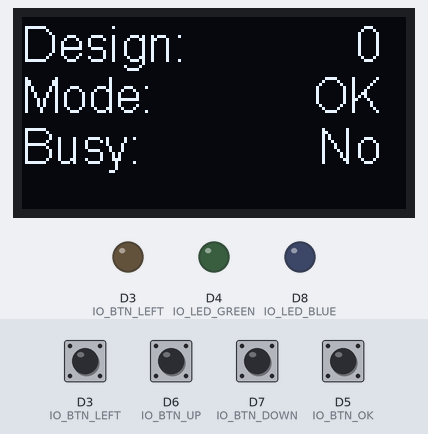
Bench run of a program on a simulated ESP8266 (NodeMCU). Parts: 128×64 one-colour display, output pins drawn as LEDs (lit = HIGH). Dashed ring = blinking. The inputs (shaded band) are chosen by the test bench; at power-on: D3 (IO_BTN_LEFT), D5 (IO_BTN_OK), D6 (IO_BTN_UP), D7 (IO_BTN_DOWN) HIGH. Random numbers use the default seed unless the program sets one; what the program prints to the serial monitor is not drawn.

Above: at 1.2 s.
1.3 s: D6 (IO_BTN_UP) pulled LOW for 0.15 s
At 1.8 s:
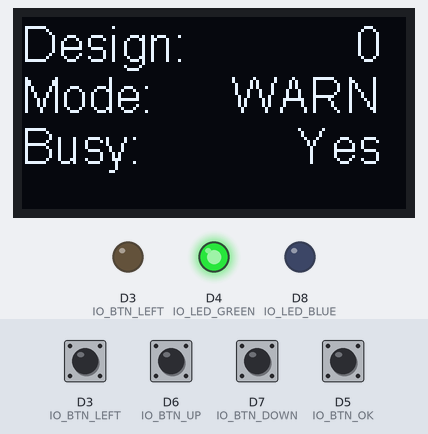
2.0 s: D6 (IO_BTN_UP) pulled LOW for 1 s
At 2.8 s:
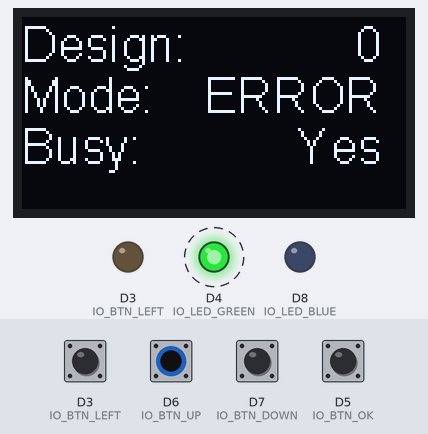
3.6 s: D7 (IO_BTN_DOWN) pulled LOW for 0.15 s
At 4.17 s:
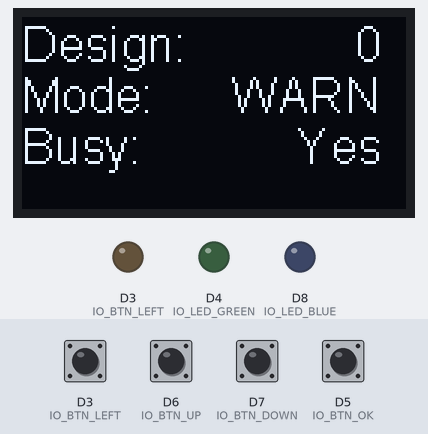
4.3 s: D3 (IO_BTN_LEFT) pulled LOW for 0.15 s
At 6.6 s:
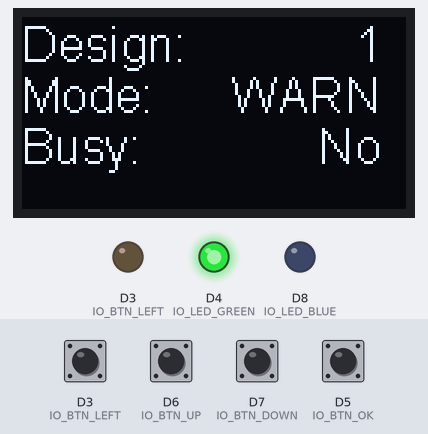
7.4 s: D3 (IO_BTN_LEFT) pulled LOW for 1 s
At 8.1 s:
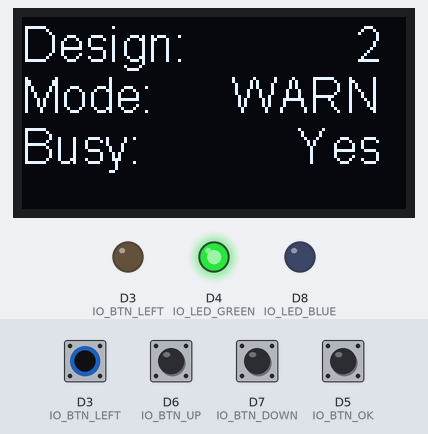
9.0 s: D3 (IO_BTN_LEFT) pulled LOW for 0.15 s
At 9.6 s:
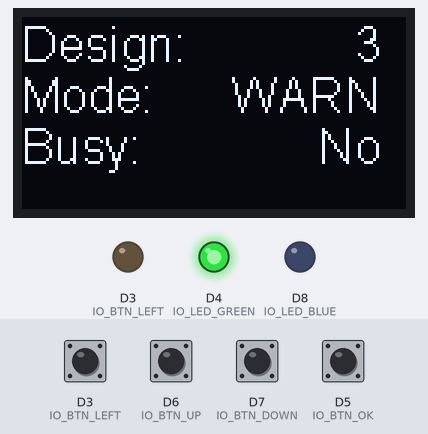
Timing chart, 0 to 10.7 s (numbered marks = the images above; inputs shaded):
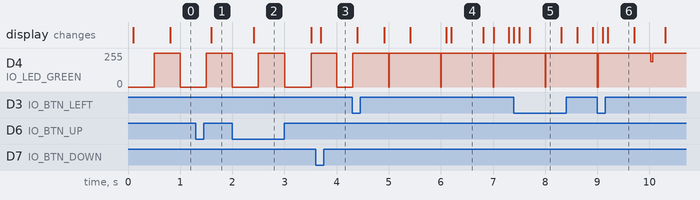

Measured:
- after the input at 1.3 s, the display: changes after 0.30 s (image 1)
- what the display in image 4 shows lasts 0.6 s, from 6.2 s to 6.8 s
- what the display in image 6 shows lasts 0.5 s, from 9.2 s to 9.7 s

The program:

main.cpp
```cpp
#include <Bounce2.h>
#include "SSD1306Brzo.h"

#define IO_BTN_LEFT   D3
#define IO_BTN_OK     D5
#define IO_BTN_UP     D6
#define IO_BTN_DOWN   D7
//RGB diode
#define IO_LED_RED    D3
#define IO_LED_GREEN  D4
#define IO_LED_BLUE   D8

#define IO_BUZZER     D10

#define LED_OFF       1
#define LED_ON        0

Bounce btn_left;
Bounce btn_ok;
Bounce btn_up;
Bounce btn_down;

SSD1306Brzo display(0x3C, D1, D2);

void Design0(unsigned int tick, unsigned int mode, bool busy);
void Design1(unsigned int tick, unsigned int mode, bool busy);
void Design2(unsigned int tick, unsigned int mode, bool busy);
void Design3(unsigned int tick, unsigned int mode, bool busy);

typedef void (*DesignCallback)(unsigned int tick, unsigned int mode, bool busy);
DesignCallback callbacks[] = {Design0, Design1, Design2, Design3};

enum mode {
    MODE_OK,
    MODE_WARN,
    MODE_ERROR,
    MODE_BUSY
};

unsigned int design = 0;
unsigned int mode = 0;


void setRGB(char r, char g, char b) {
    analogWrite(IO_LED_RED, r);
    analogWrite(IO_LED_GREEN, g);
    analogWrite(IO_LED_BLUE, b);
}

void updateDisplay(unsigned int design, unsigned int mode, bool busy)
{
    display.clear();
    display.setFont(ArialMT_Plain_16);

    display.setTextAlignment(TEXT_ALIGN_LEFT);
    display.drawString(0 , 0, "Design:");
    display.setTextAlignment(TEXT_ALIGN_RIGHT);
    display.drawString(120, 0, String(design));

    display.setTextAlignment(TEXT_ALIGN_LEFT);
    display.drawString(0, 17, "Mode:");
    display.setTextAlignment(TEXT_ALIGN_RIGHT);

    if(mode == MODE_OK)
        display.drawString(120, 17, String("OK"));
    if(mode == MODE_WARN)
        display.drawString(120, 17, String("WARN"));
    if(mode == MODE_ERROR)
        display.drawString(120, 17, String("ERROR"));
    if(mode == MODE_BUSY)
        display.drawString(120, 17, String("BUSY"));

    display.setTextAlignment(TEXT_ALIGN_LEFT);
    display.drawString(0 , 34, "Busy:");
    display.setTextAlignment(TEXT_ALIGN_RIGHT);
    if(busy)
        display.drawString(120, 34, String("Yes"));
    else
        display.drawString(120, 34, String("No"));

    display.display();
}
void setup() {
    Serial.begin(115200);
    Serial.println("BIS demo");
    pinMode(BUILTIN_LED, OUTPUT);

    pinMode(IO_LED_RED, OUTPUT);
    pinMode(IO_LED_GREEN, OUTPUT);
    pinMode(IO_LED_BLUE, OUTPUT);

    //Configure buttons
    btn_left.attach(IO_BTN_LEFT, INPUT_PULLUP);
    btn_up.attach(IO_BTN_UP, INPUT_PULLUP);
    btn_down.attach(IO_BTN_DOWN, INPUT_PULLUP);
    btn_ok.attach(IO_BTN_OK, INPUT_PULLUP);

    display.init();

    display.flipScreenVertically();
}

void loop() {
    btn_left.update();
    btn_up.update();
    btn_down.update();
    btn_ok.update();

    if(btn_ok.fell()) {
        //Pressed OK
        Serial.println("Button OK");
    }

    if(btn_left.fell()) {
        //Design switch
        Serial.println("Button left");
        design++;
        if(design >= sizeof(callbacks)/sizeof(callbacks[0])) {
            design=0;
        }
    }

    if(btn_up.fell()) {
        Serial.println("Button up");
        mode++;
        if(mode >= 4)
            mode = 0;
    }

    if(btn_down.fell()) {
        Serial.println("Button down");
        mode--;
        if(mode == -1) {
            mode = 3;
        }
    }
    yield();

    static bool busy = false;
    static unsigned long lastBusy = 0;
    static unsigned long random_time = random(750);
    if (millis() - lastBusy >= random_time || lastBusy == 0) {
        busy = !busy; //Invert
        random_time = random(750);
        lastBusy = millis();
    }

    callbacks[design](millis(), mode, busy);


    if(millis()%100 == 0) {
        updateDisplay(design, mode, busy);
    }

}

void Design0(unsigned int tick, unsigned int mode, bool busy) {
    digitalWrite(BUILTIN_LED, millis()%1000>500);
}


void Design1(unsigned int tick, unsigned int mode, bool busy)
{
    if(mode == MODE_OK ) {
        digitalWrite(BUILTIN_LED, LED_OFF);
    }

    if(mode == MODE_WARN) {
        if(tick%1000<10) {
            digitalWrite(BUILTIN_LED, LED_ON);
        } else {
            digitalWrite(BUILTIN_LED, LED_OFF);
        }
    }

    if(mode == MODE_ERROR) {
        if(tick%200 < 100) {
            digitalWrite(BUILTIN_LED, LED_ON);
        } else {
            digitalWrite(BUILTIN_LED, LED_OFF);
        }
    }

    if(mode == MODE_BUSY) {
       digitalWrite(BUILTIN_LED, LED_ON);
    }
}

void Design2(unsigned int tick, unsigned int mode, bool busy)
{
    if(mode == MODE_OK ) {
        digitalWrite(BUILTIN_LED, LED_OFF);
    }

    if(mode == MODE_WARN) {
        if(tick%1000<10) {
            digitalWrite(BUILTIN_LED, LED_ON);
            digitalWrite(IO_BUZZER, 1);
        } else {
            digitalWrite(BUILTIN_LED, LED_OFF);
            digitalWrite(IO_BUZZER, 0);
        }
    }

    if(mode == MODE_ERROR) {
        if(tick%200 < 100) {
            digitalWrite(BUILTIN_LED, LED_ON);
            digitalWrite(IO_BUZZER, 1);
        } else {
            digitalWrite(BUILTIN_LED, LED_OFF);
            digitalWrite(IO_BUZZER, 0);
        }
    }

    static unsigned int random_time = random(500);
    if(mode == MODE_BUSY) {
        if(busy)
            digitalWrite(BUILTIN_LED, LED_ON);
        else
            digitalWrite(BUILTIN_LED, LED_OFF);
    }
}

void Design3(unsigned int tick, unsigned int mode, bool busy)
{
    if(mode == MODE_OK ) {
        digitalWrite(BUILTIN_LED, LED_OFF);
        setRGB(0,128,0);
    }

    if(mode == MODE_WARN) {
        setRGB(128,128,0);
        if(tick%1000<10) {
            digitalWrite(BUILTIN_LED, LED_ON);

            digitalWrite(IO_BUZZER, 1);
        } else {
            digitalWrite(BUILTIN_LED, LED_OFF);
            digitalWrite(IO_BUZZER, 0);
        }
    }

    if(mode == MODE_ERROR) {
        setRGB(128,0,0);
        if(tick%200 < 100) {
            digitalWrite(BUILTIN_LED, LED_ON);
            digitalWrite(IO_BUZZER, 1);
        } else {
            digitalWrite(BUILTIN_LED, LED_OFF);
            digitalWrite(IO_BUZZER, 0);
        }
    }

    if(mode == MODE_BUSY) {
        if(tick%100 < random(100)) {
            setRGB(0,128,0);
        } else {
            setRGB(0,255,0);
        }
       digitalWrite(BUILTIN_LED, LED_ON);
    }
}
```
